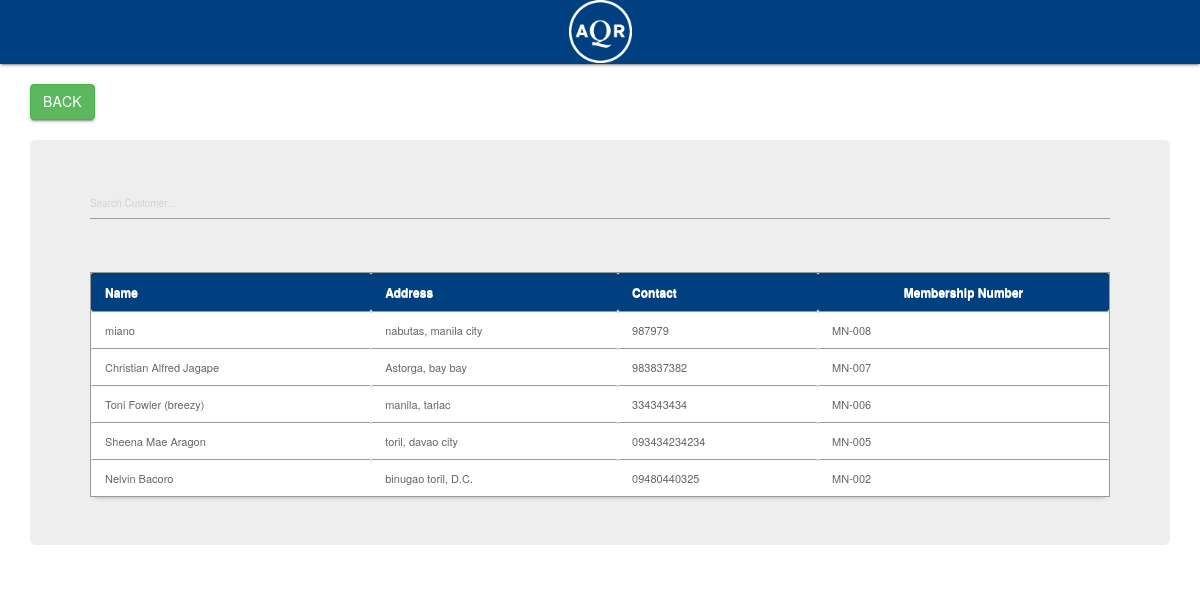
Page /main/customer.php on the committed database.
### tables this page shows
CREATE TABLE `customer` (
  `customer_id` int(11) NOT NULL AUTO_INCREMENT,
  `customer_name` varchar(100) NOT NULL,
  `customer_Fname` varchar(30) NOT NULL,
  `address` varchar(100) NOT NULL,
  `address2` varchar(255) DEFAULT NULL,
  `contact` varchar(100) NOT NULL,
  `membership_number` varchar(100) DEFAULT NULL,
  `order_qty` int(100) DEFAULT NULL,
  `cdate` date NOT NULL,
  `status` tinyint(1) NOT NULL DEFAULT '0',
  PRIMARY KEY (`customer_id`)
);

### main/customer.php (the view, shortened to what this page needs)
<html>
<head>
	<link rel="stylesheet" href="../css/materialize.min.css">
<link rel="stylesheet" href="../css/bootstrap.min.css">
<link href="../style01.css" media="screen" rel="stylesheet" type="text/css" />
<link href="src/facebox.css" media="screen" rel="stylesheet" type="text/css" />
</head>
<body>
<nav>
<div class="nav-wrapper">
<center>
<a rel="facebox" href="select.php"><img src="logo.png" style="width:63px; height:63px" /></a>
</center>
</div>
</nav>
<br>
<div class="container">
<a href="index.php" class="btn btn-success btn-xs-2x" style="float: none;">Back</a>
<br>
<br>
<div class="jumbotron">
<input type="text" name="filter" value="" id="filter" placeholder="Search Customer..." autocomplete="off" /><br><br>
<table id="resultTable" data-responsive="table">
	<thead>
		<tr>
			<th> Name </th>
			<th> Address </th>
			<th> Contact </th>
			<th><center> Membership Number </center></th>
		</tr>
	</thead>
	<tbody>
			<?php
				include('../connect.php');
				$result = $db->prepare("SELECT * FROM customer ORDER BY customer_id DESC");
				$result->execute();
				for($i=0; $row = $result->fetch(); $i++){
			?>
			<tr class="record">
			<td><?php echo $row['customer_name']; ?></td>
			<td><?php echo $row['address']; ?></td>
			<td><?php echo $row['contact']; ?></td>
			<td>MN-00<?php echo $row['customer_id']; ?></td>
			<?php
				}
			?>
	</tbody>
</table>
</div>
</div>
</body>
</html>

### style01.css (style rules this page uses)
#resultTable { border-collapse: separate; background-color: #FFFFFF; border-spacing: 0; max-width: auto; }
#resultTable { color: #666666; text-shadow: 0 1px 0 #FFFFFF; width: 100%; border: 1px solid #999999; box-shadow: 0 5px 5px -5px rgba(0, 0, 0, 0.3); margin-top: 13px; }
#resultTable thead tr th { background: none repeat scroll 0 0 #004080; color: white; padding: 10px 14px; text-align: left; border-top: 0 none; font-size: 12px; }
#resultTable tbody tr td { background-color: #FFFFFF; font-size: 11px; text-align: left; padding: 10px 14px; border-top: 1px solid #999999; }

### main/customer.php (style rules this page uses)
body { background:url(body5.png); }
.nav-wrapper { background-color: #004080; color: white; }

### rows in the picture
customer: customer_name "miano", address "nabutas, manila city", contact "987979", customer_id "8"
customer: customer_name "Christian Alfred Jagape", address "Astorga, bay bay", contact "983837382", customer_id "7"
customer: customer_name "Toni Fowler (breezy)", address "manila, tarlac", contact "334343434", customer_id "6"
customer: customer_name "Sheena Mae Aragon", address "toril, davao city", contact "093434234234", customer_id "5"
customer: customer_name "Nelvin Bacoro", address "binugao toril, D.C.", contact "09480440325", customer_id "2"
